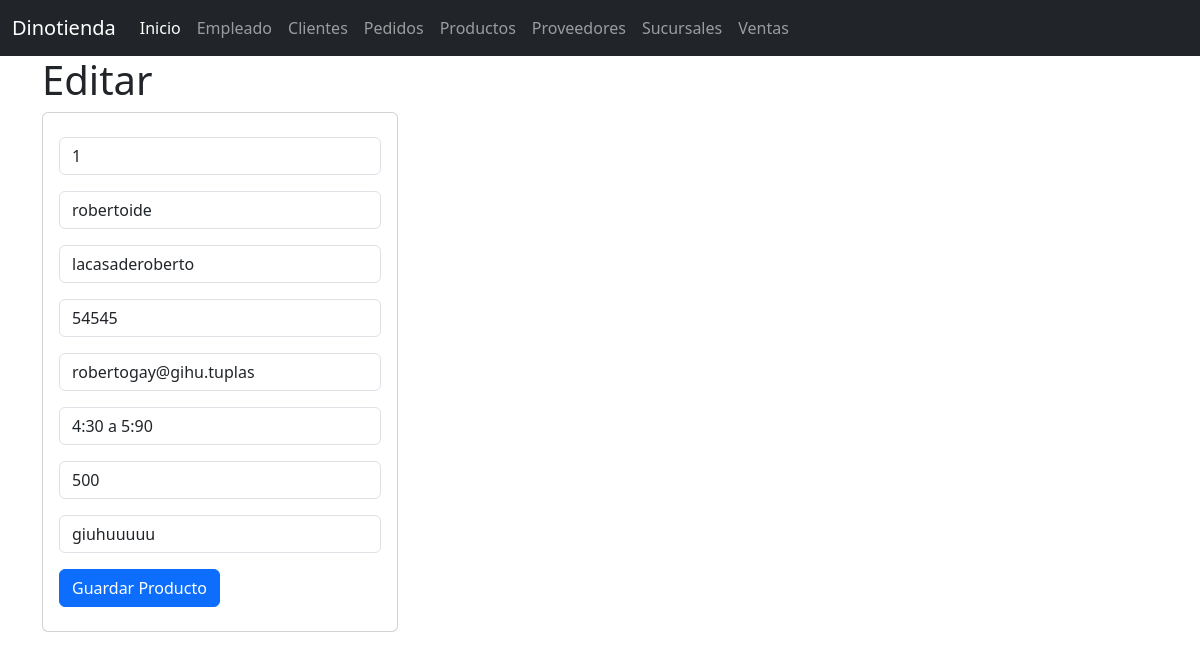
The app's page /seleccionarSucursal/1 with its own data.
### sucursal_app/models.py (models this page shows, shortened)
class Sucursal(models.Model):
    id_suc=models.CharField(primary_key=True,max_length=6)
    direccion=models.CharField(max_length=100)
    telefono=models.CharField(max_length=30)
    email=models.CharField(max_length=40)
    horario=models.CharField(max_length=30)
    nombre=models.CharField(max_length=30)
    CP=models.CharField(max_length=20)
    web=models.CharField(max_length=20)

### sucursal_app/views.py (the view)
# urls.py: path("seleccionarSucursal/<id_suc>",views.seleccionarSucursal,name="seleccionarSucursal"),
def seleccionarSucursal(request,id_suc):
    Sucu=Sucursal.objects.get(id_suc=id_suc)
    return render(request,"editarSucursal.html",{'misucursal':Sucu})

### sucursal_app/templates/editarSucursal.html
{% extends "base.html" %}
{% block cuerpo %}
<div class="row">
    <div class="col-sm-12 col-md-4 col-lg-4 col-xl-4">
      <h1>Editar</h1>
      <div class="card">
       <div class="card-body">
         <form action="/editarSucursal/" method="POST">{% csrf_token %}
           <div class="form-group py-2">
             <input type="text" id="txtid" name="txtid" class="form-control"
             value="{{misucursal.id_suc}}" minlength="1"  maxlength="6" required readonly>
           </div>
           <div class="form-group py-2">
             <input type="text" id="txtnombre" name="txtnombre" class="form-control"
             value="{{misucursal.nombre}}" minlength="1"  maxlength="100" required>
           </div>
           <div class="form-group py-2">
             <input type="text" id="txtdir" name="txtdir" class="form-control"
             value="{{misucursal.direccion}}" minlength="1" maxlength="100"  equired>
           </div>
           <div class="form-group py-2">
             <input type="text" id="txttelf" name="txttelf" class="form-control"
             value="{{misucursal.telefono}}" minlength="1" maxlength="100"  equired>
           </div>
           <div class="form-group py-2">
             <input type="text" id="txtemail" name="txtemail" class="form-control"
             value="{{misucursal.email}}" minlength="1" maxlength="100"  equired>
           </div>
           <div class="form-group py-2">
             <input type="text" id="txthora" name="txthora" class="form-control"
             value="{{misucursal.horario}}" minlength="1" maxlength="100"  equired>
           </div>
           <div class="form-group py-2">
             <input type="text" id="txtcp" name="txtcp" class="form-control"
             value="{{misucursal.CP}}" minlength="1" maxlength="100"  equired>
           </div>
           <div class="form-group py-2">
             <input type="text" id="txtweb" name="txtweb" class="form-control"
             value="{{misucursal.web}}" minlength="1" maxlength="100"  equired>
           </div>
           <div class="form-group py-2">
             <button type="submit" class="btn btn-primary">Guardar Producto</button>
           </div>
         </form>
       </div>
     </div>
    </div>
    {% endblock %}

### records on screen
Sucursal: txtid "1", txtnombre "robertoide", txtdir "lacasaderoberto", txttelf "54545", txtemail "robertogay@gihu.tuplas", txthora "4:30 a 5:90", txtcp "500", txtweb "giuhuuuuu"
